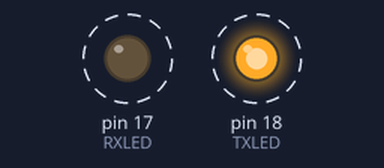
Bench run of a sketch on a simulated Arduino Uno, built with avr-gcc and run on an emulated ATmega328P. Parts: output pins drawn as LEDs (lit = HIGH). Dashed ring = blinking. What the sketch prints to the serial monitor is not drawn.

Above: at 0.5 s.
Timing chart, 0 to 4.6 s (numbered marks = the images above):
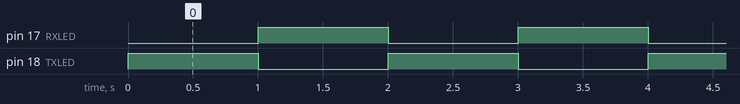

Measured:
- by itself, pin 17 (RXLED), pin 18 (TXLED): alternates HIGH for 1.0 s and LOW for 1.0 s

The sketch:

BlinkRadar.ino
```cpp
/*
  Blink for radino IP65-Radar
  (c) Claus Kuehnel 2017-10-12 info@ckuehnel.ch

  Based on Blink.ino

  modified 8 May 2014
  by Scott Fitzgerald
  modified 2 Sep 2016
  by Arturo Guadalupi
  modified 8 Sep 2016
  by Colby Newman
*/

#define RXLED 17 // green LED
#define TXLED 18 // red LED


void setup() {
  // initialize digital pin LED_BUILTIN as an output.
  pinMode(RXLED, OUTPUT);
  pinMode(TXLED, OUTPUT);
  Serial.begin(115200);
}


void loop() {
  digitalWrite(TXLED, HIGH);
  digitalWrite(RXLED, LOW);
  delay(1000);
  digitalWrite(TXLED, LOW);
  digitalWrite(RXLED, HIGH);
  delay(1000);
  Serial.println("Hi, there.");
}
```
